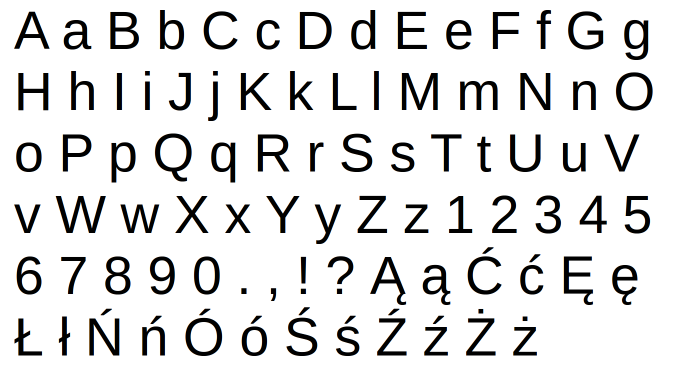
#> input picture resources/arial_pl.png, 1346 x 744 px (shown at 1/2 size)
$ python -i analizer.py   (imports and definitions only)
#> lines starting #> are read from the running program, lines starting #| are printed output that depends on the picture; after the words box and inside, x2 and y2 are one past the last pixel; in counts of white or black regions, pixels touching at a corner belong together; pictures that were not available may be replaced by others from this repository, and a replacement may not be noted
import cv2
import numpy as np
from matplotlib import pyplot as plt
from scipy import ndimage
from skimage import measure

from deskewer import deskewer
from letter_cutter import LABELS
from letter_divider import divide, SPACE


def analise(file_name):
#> called with file_name = 'resources/arial_pl.png'
    img = ndimage.imread(file_name, flatten=True)
#> img: shape (744, 1346) float32; min 0, max 255, mean 223.8
    pat = ndimage.imread('resources/arial/[B].png', flatten=True)

    img = 255 - img
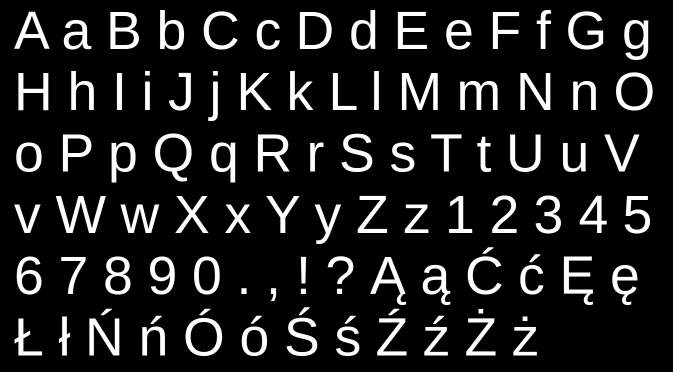
#> img: shape (744, 1346) float32 (shown at 1/2 size); min 0, max 255, mean 31.2
    img = np.r_[np.zeros((5, img.shape[1])), img, np.zeros((5, img.shape[1]))]
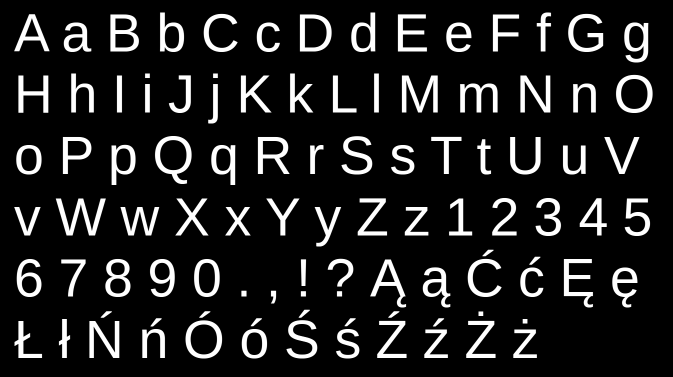
#> img: shape (754, 1346) float64 (shown at 1/2 size); min 0, max 255, mean 30.8
    img = np.c_[np.zeros((img.shape[0], 5)), img, np.zeros((img.shape[0], 5))]
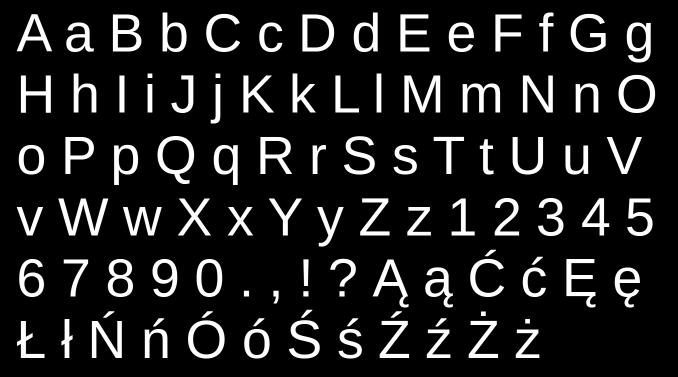
#> img: shape (754, 1356) float64 (shown at 1/2 size); min 0, max 255, mean 30.6

    pat = 255 - pat

    fpat = np.fft.fft2(np.rot90(pat, 2), img.shape)
    fimg = np.fft.fft2(img)
    m = np.multiply(fimg, fpat)
    corr = np.fft.ifft2(m)
    corr = np.abs(corr)
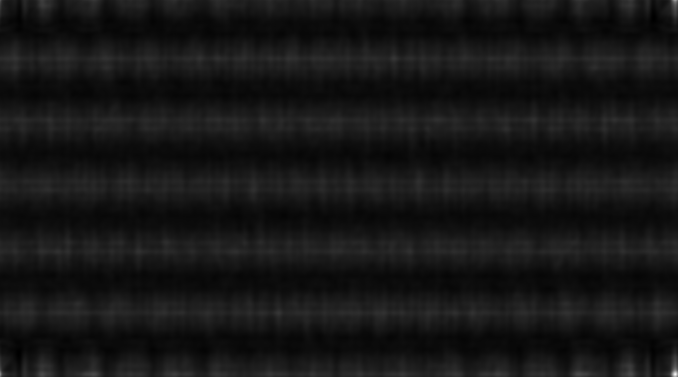
#> corr: shape (754, 1356) float64 (shown at 1/2 size); min 314949877.5, max 7.66e+09, mean 957358325.1; drawn with min black and max white
    corr = corr.astype('float')
    corr[corr < 0.9 * np.amax(corr)] = 0

    plt.imshow(corr)
    plt.show()

    img = ndimage.imread(file_name)
#> img is the input picture: shape (744, 1346, 3); mean R, G, B 223.8, 223.8, 223.8
    for x in range(len(img)):
        for y in range(len(img[0])):
            if corr[x, y]:
                img[x, y, 0] = 255
                img[x, y, 1] = 0
                img[x, y, 2] = 0

    plt.imshow(img)
    plt.show()

    label = measure.label(corr, background=0)
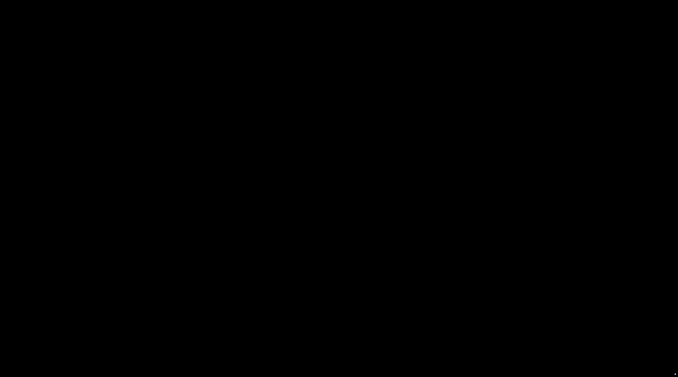
#> label: shape (754, 1356) int64 (shown at 1/2 size); 10 distinct labels, from 0 to 9; one colour per label, 0 black
    props = measure.regionprops(label)
#> props = 9 regions; largest, box (x1, y1, x2, y2) and area: (1349, 747, 1350, 748) 1, (1350, 747, 1351, 748) 1, (1351, 747, 1352, 748) 1, (1349, 748, 1350, 749) 1, (1350, 748, 1351, 749) 1
    print(len(props))
#| 9


def analise2(file_name, font):
    rotated = deskewer(file_name)
    img = cv2.cvtColor(rotated, cv2.COLOR_BGR2GRAY)
    text = divide(img, True)

    recognized = ''
    for line in text:
        for letter in line:
            if letter == SPACE:
                recognized += ' '
            else:
                letter = 255 - letter
                find_letter = None
                max_val = 0
                for pattern in LABELS:
                    pat = ndimage.imread('resources/{}/[{}].png'.format(font, pattern))

                    factor = min(letter.shape[0] / pat.shape[0], letter.shape[1] / pat.shape[1])
                    resize = (factor, factor)
                    scale_pat = ndimage.interpolation.zoom(pat, resize)

                    scale_pat = 255 - scale_pat

                    fpat = np.fft.fft2(np.rot90(scale_pat, 2), letter.shape)
                    fimg = np.fft.fft2(letter)
                    m = np.multiply(fimg, fpat)
                    corr = np.fft.ifft2(m)
                    corr = np.abs(corr)
                    corr = corr.astype('float')

                    if max_val < corr.flatten()[corr.size - 1]:
                        max_val = corr.flatten()[corr.size - 1]
                        find_letter = pattern

                recognized += find_letter
        recognized += '\n'
    return recognized

>>> result = analise('resources/arial_pl.png')

$ run again, on resources/roman_org.png
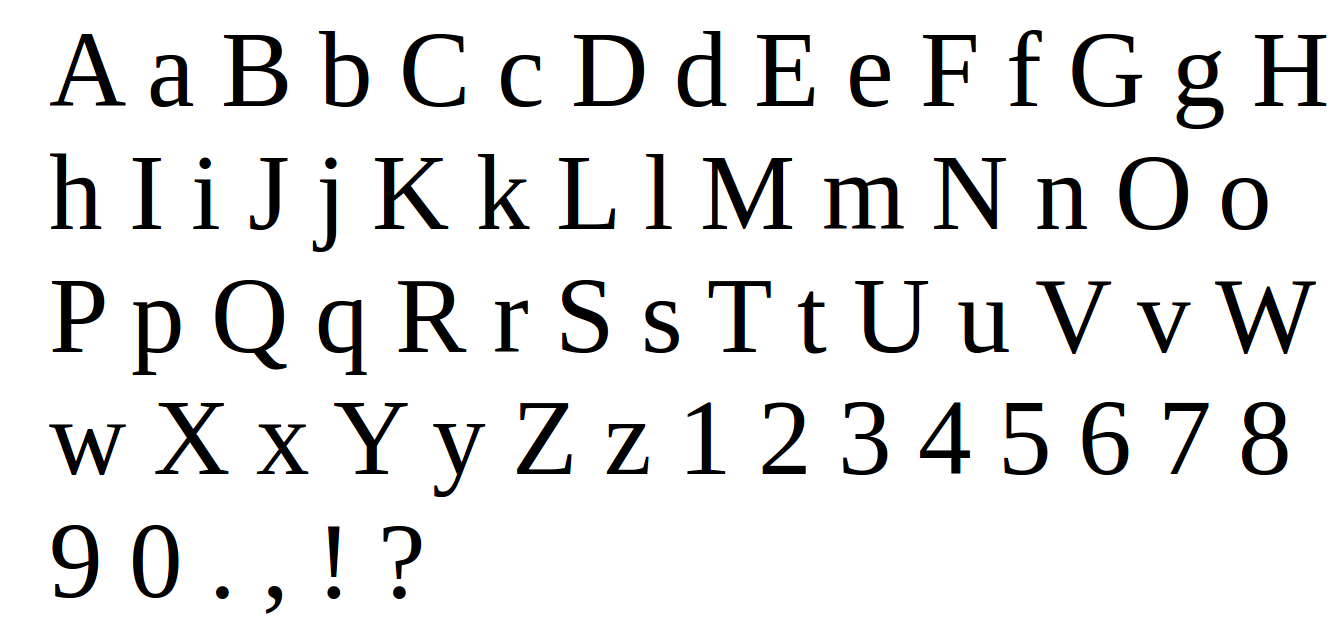
#> input picture resources/roman_org.png, 1343 x 644 px
#> in analise, `img = np.c_[np.zeros((img.shape[0], 5)), img, np.zeros((img.shape[0], ..`:
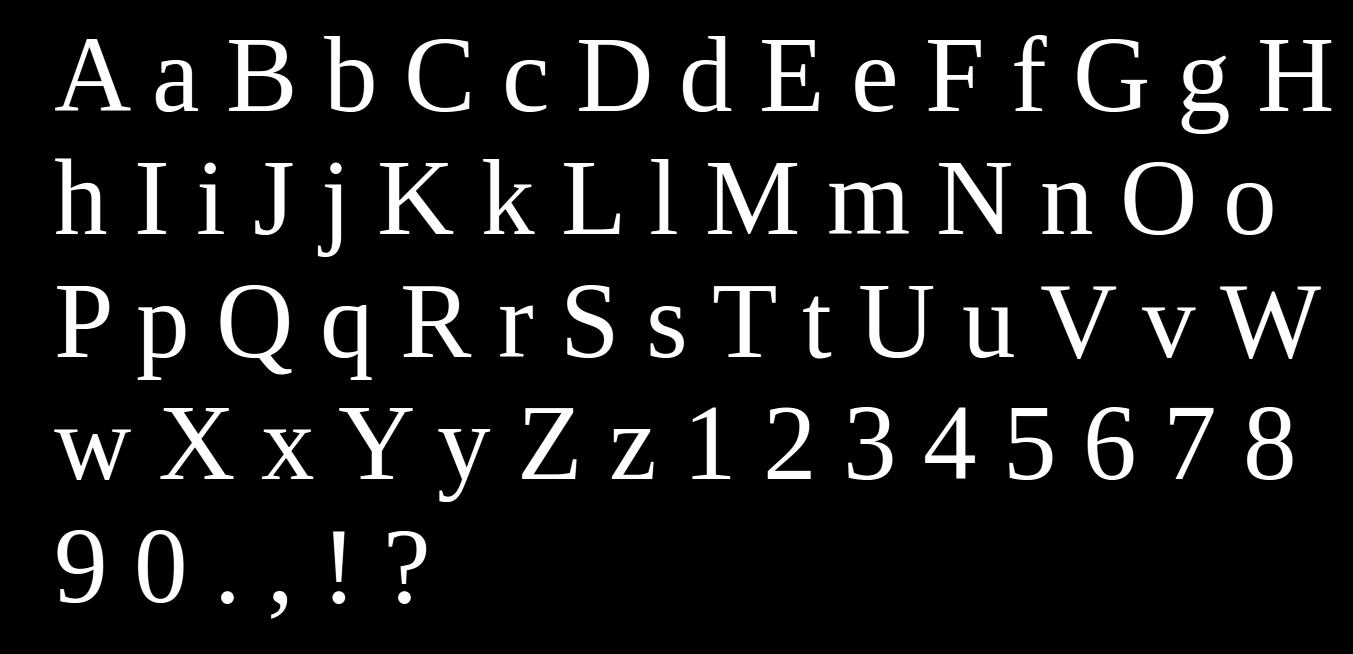
#> img: shape (654, 1353) float64; min 0, max 255, mean 22.4
#> in analise, `corr = np.abs(corr)`:
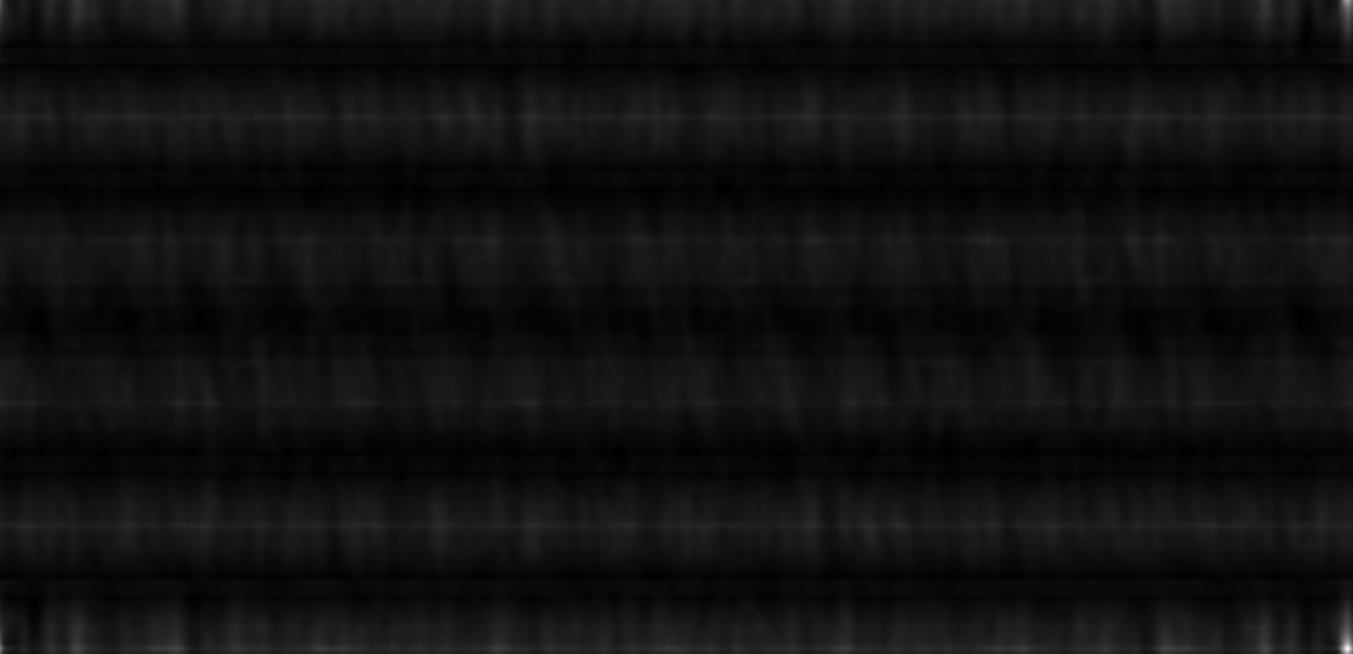
#> corr: shape (654, 1353) float64; min 135238364.9, max 4.8e+09, mean 442764967.8; drawn with min black and max white
#> in analise, img is the input picture: shape (644, 1343, 3); mean R, G, B 232.1, 232.1, 232.1
#> label: shape (654, 1353) int64; 10 distinct labels, from 0 to 9
#> props = 9 regions; largest, box (x1, y1, x2, y2) and area: (1346, 647, 1347, 648) 1, (1347, 647, 1348, 648) 1, (1348, 647, 1349, 648) 1, (1346, 648, 1347, 649) 1, (1347, 648, 1348, 649) 1
#| 9

$ run again, on resources/roman_pl.png
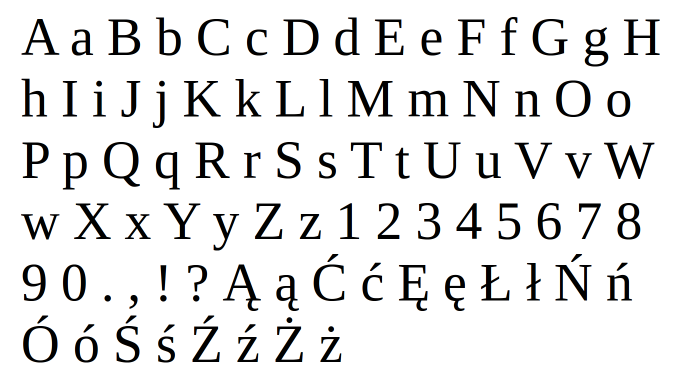
#> input picture resources/roman_pl.png, 1350 x 760 px (shown at 1/2 size)
#> in analise, `img = np.r_[np.zeros((5, img.shape[1])), img, np.zeros((5, img.shape[1..`:
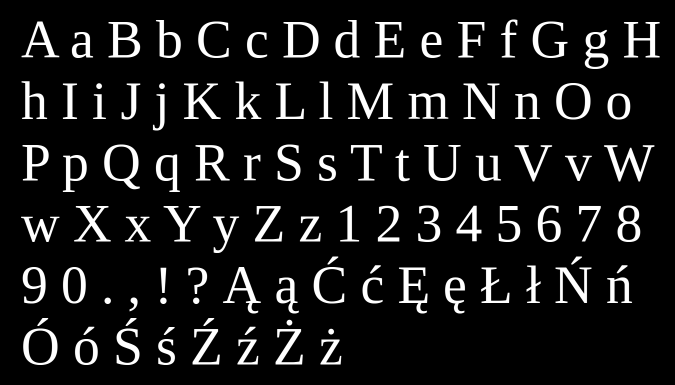
#> img: shape (770, 1350) float64 (shown at 1/2 size); min 0, max 255, mean 24.6
#> in analise, `img = np.c_[np.zeros((img.shape[0], 5)), img, np.zeros((img.shape[0], ..`:
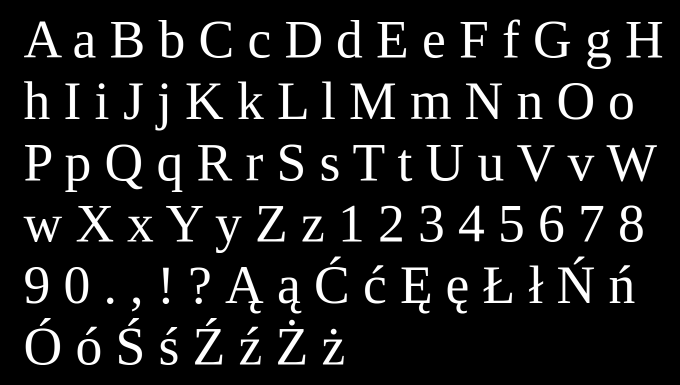
#> img: shape (770, 1360) float64 (shown at 1/2 size); min 0, max 255, mean 24.4
#> in analise, img is the input picture: shape (760, 1350, 3); mean R, G, B 230.1, 230, 230
#> label: shape (770, 1360) int64; 8 distinct labels, from 0 to 7
#> props = 7 regions; box (x1, y1, x2, y2) and area: (1354, 763, 1355, 764) 1, (1355, 763, 1356, 764) 1, (1353, 764, 1354, 765) 1, (1354, 764, 1355, 765) 1, (1355, 764, 1356, 765) 1, (1353, 765, 1354, 766) 1, (1354, 765, 1355, 766) 1
#| 7
